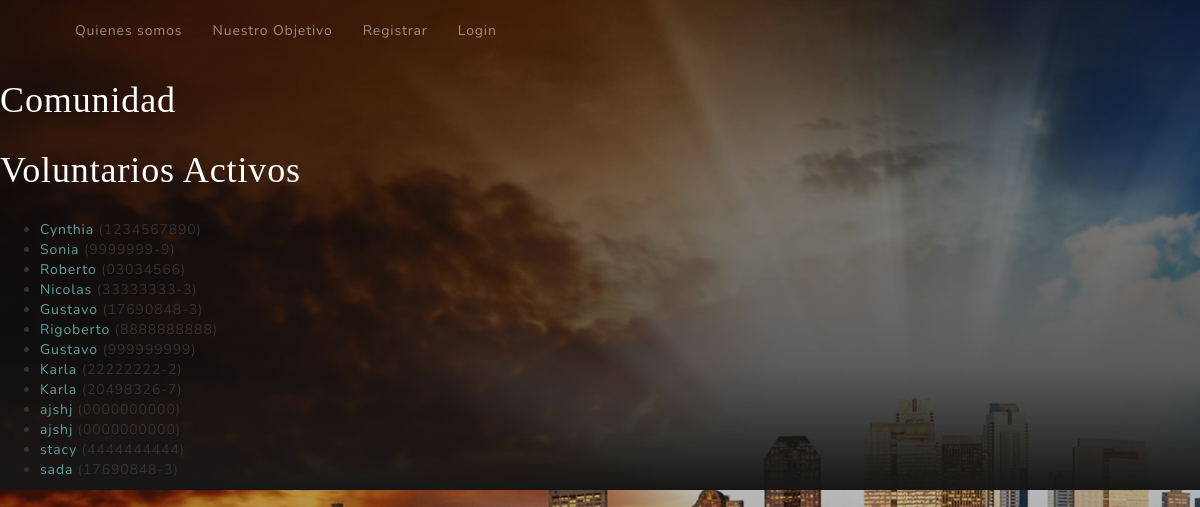
/comunidad/Listar/, run on the app's committed database.
### comunidad/models.py (models this page shows, shortened)
class Voluntario(models.Model):
    rut = models.CharField(max_length=10)
    nombre = models.CharField(max_length=100)
    apellido = models.CharField(max_length=100)
    email = models.EmailField(max_length=100)
    telefono = models.CharField(max_length=10)
    pais = models.CharField(max_length=30)
    class Meta:
        ordering = ['apellido']
    def get_absolute_url(self):
        return reverse('voluntario-detail', args=[str(self.id)])

### comunidad/views.py (the view)
# urls.py: path('Listar/',views.VoluntarioListView.as_view(),name='voluntarios'),
class VoluntarioListView(generic.ListView):
    model = Voluntario

### comunidad/templates/comunidad/voluntario_list.html
{% extends "base_generic.html" %}
{% block content %}
<h1 class="text-white mb-5">Comunidad</h1>
    <h1 class="text-white mb-5">Voluntarios Activos</h1>
    {% if voluntario_list %}
    <ul>
      {% for voluntario in voluntario_list %}
      <li>
        <a href="{{ voluntario.get_absolute_url }}">{{ voluntario.nombre }}</a> ({{voluntario.rut}})
      </li>
      {% endfor %}
    </ul>
    {% else %}
      <p>No exiten voluntarios en nuestra comunidad.</p>
    {% endif %}
{% endblock %}

### comunidad/static/css/styles.css (style rules this page uses)
body { background: -webkit-gradient(linear, left top, left bottom, from(rgba(22, 22, 22, 0.3)), color-stop(75%, rgba(22, 22, 22, 0.7)), to(#161616)), url("../images/planetadividido.jpg"); background: linear-gradient(to bottom, rgba(22, 22, 22, 0.3) 0%, rgba(22, 22, 22, 0.7) 75%, #161616 100%), url("../images/planetadividido.jpg"); }
body { font-family: 'Nunito'; letter-spacing: 0.0625em; }
a { color: #64a19d; }
:root { --main-white-color: white; --main-black-color: black; }
h1 { font-family: Verdana; }

### data on the page
Voluntario: nombre "Cynthia", rut "1234567890"
Voluntario: nombre "Sonia", rut "9999999-9"
Voluntario: nombre "Roberto", rut "03034566"
Voluntario: nombre "Nicolas", rut "33333333-3"
Voluntario: nombre "Gustavo", rut "17690848-3"
Voluntario: nombre "Rigoberto", rut "8888888888"
Voluntario: nombre "Gustavo", rut "999999999"
Voluntario: nombre "Karla", rut "22222222-2"
Voluntario: nombre "Karla", rut "20498326-7"
Voluntario: nombre "ajshj", rut "0000000000"
Voluntario: nombre "ajshj", rut "0000000000"
Voluntario: nombre "stacy", rut "4444444444"
Voluntario: nombre "sada", rut "17690848-3"
